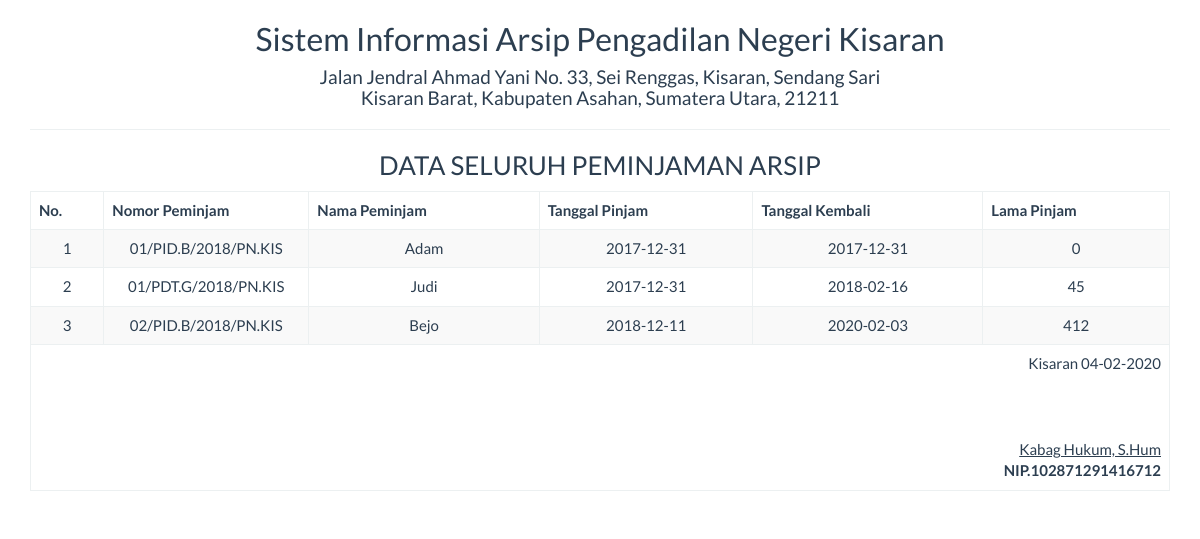
Screenshot of /report/peminjaman_semua.php with the database file from the repository.
### tables this page shows
CREATE TABLE `peminjaman` (
  `no_peminjam` varchar(50) NOT NULL,
  `peminjam` varchar(50) NOT NULL,
  `tgl_pinjam` varchar(25) NOT NULL,
  `tgl_kembali` varchar(25) NOT NULL,
  `lama_pinjam` int(5) NOT NULL,
  `keterangan` varchar(100) NOT NULL,
  `id` int(5) NOT NULL
);

### report/peminjaman_semua.php (the view, shortened to what this page needs)
<!DOCTYPE html>
<html>
    <head>
        <link href="../Assets/css/bootstrap.min.css" rel="stylesheet" type="text/css"/>
    </head>
    <body onload="print()">
        <?php
        include '../config/koneksi.php';
        ?>
        <div class="container">
            <div class='row'>
                <div class="col-sm-12">
                    <div class="text-center">
                        <h2>Sistem Informasi Arsip Pengadilan Negeri Kisaran </h2>
                        <h4>Jalan Jendral Ahmad Yani No. 33, Sei Renggas, Kisaran, Sendang Sari <br> Kisaran Barat, Kabupaten Asahan, Sumatera Utara, 21211</h4>
                        <hr>
                        <h3>DATA SELURUH PEMINJAMAN ARSIP</h3>
                        <table class="table table-bordered table-striped table-hover">
                        <tbody>
                                <thead>
								<tr>
									<th>No.</th><th width="18%">Nomor Peminjam</th><th>Nama Peminjam</th><th>Tanggal Pinjam</th><th>Tanggal Kembali</th><th>Lama Pinjam</th>
								</tr>
								</thead>
							<tbody>
                            <?php
                            $sql = "SELECT * FROM peminjaman";
                            $query = mysqli_query($koneksi, $sql) or die("SQL Anda Salah");
                            $nomor = 0;
                            while ($data = mysqli_fetch_array($query)) {
                                $nomor++;
                                ?>
                                <tr>
                                    <td><?= $nomor ?></td>
                                    <td><?= $data['no_peminjam'] ?></td>
									<td><?= $data['peminjam'] ?></td>
                                    <td><?= $data['tgl_pinjam'] ?></td>
                                    <td><?= $data['tgl_kembali'] ?></td>
                                    <td><?= $data['lama_pinjam'] ?></td>
                                </tr>
                            <?php } ?>
							</tbody>
                        </tbody>
                            <tfoot>
                                <tr>
                                    <td colspan="8" class="text-right">
                                        Kisaran  <?= date("d-m-Y") ?>
                                        <br><br><br><br>
                                        <u>Kabag Hukum, S.Hum<strong></u><br>
                                        NIP.102871291416712
									</td>
								</tr>
							</tfoot>
                        </table>
                    </div>
                </div>
            </div>
    </body>
</html>

### rows the page displays
peminjaman: no_peminjam "01/PID.B/2018/PN.KIS", peminjam "Adam", tgl_pinjam "2017-12-31", tgl_kembali "2017-12-31", lama_pinjam "0"
peminjaman: no_peminjam "01/PDT.G/2018/PN.KIS", peminjam "Judi", tgl_pinjam "2017-12-31", tgl_kembali "2018-02-16", lama_pinjam "45"
peminjaman: no_peminjam "02/PID.B/2018/PN.KIS", peminjam "Bejo", tgl_pinjam "2018-12-11", tgl_kembali "2020-02-03", lama_pinjam "412"
